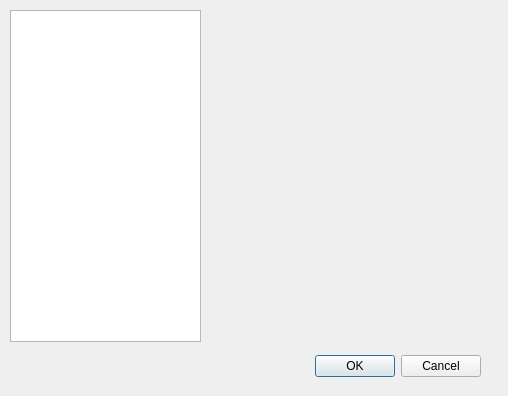
<?xml version="1.0" encoding="UTF-8"?>
<ui version="4.0">
 <class>BookmarksDialog</class>
 <widget class="QDialog" name="BookmarksDialog">
  <property name="geometry">
   <rect>
    <x>0</x>
    <y>0</y>
    <width>508</width>
    <height>396</height>
   </rect>
  </property>
  <property name="windowTitle">
   <string>Dialog</string>
  </property>
  <widget class="QDialogButtonBox" name="buttonBox">
   <property name="geometry">
    <rect>
     <x>140</x>
     <y>350</y>
     <width>341</width>
     <height>32</height>
    </rect>
   </property>
   <property name="orientation">
    <enum>Qt::Horizontal</enum>
   </property>
   <property name="standardButtons">
    <set>QDialogButtonBox::Cancel|QDialogButtonBox::Ok</set>
   </property>
  </widget>
  <widget class="QListWidget" name="bookmarksListWidget">
   <property name="geometry">
    <rect>
     <x>10</x>
     <y>10</y>
     <width>191</width>
     <height>332</height>
    </rect>
   </property>
  </widget>
 </widget>
 <resources/>
 <connections>
  <connection>
   <sender>buttonBox</sender>
   <signal>accepted()</signal>
   <receiver>BookmarksDialog</receiver>
   <slot>accept()</slot>
   <hints>
    <hint type="sourcelabel">
     <x>248</x>
     <y>254</y>
    </hint>
    <hint type="destinationlabel">
     <x>157</x>
     <y>274</y>
    </hint>
   </hints>
  </connection>
  <connection>
   <sender>buttonBox</sender>
   <signal>rejected()</signal>
   <receiver>BookmarksDialog</receiver>
   <slot>reject()</slot>
   <hints>
    <hint type="sourcelabel">
     <x>316</x>
     <y>260</y>
    </hint>
    <hint type="destinationlabel">
     <x>286</x>
     <y>274</y>
    </hint>
   </hints>
  </connection>
 </connections>
</ui>
